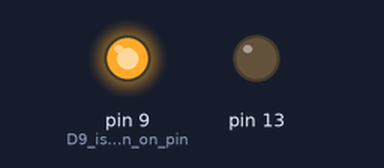
Bench run of a sketch on a simulated Arduino Uno, built with avr-gcc and run on an emulated ATmega328P. Shown: output pins drawn as LEDs (lit = HIGH). What the sketch prints to the serial monitor is not drawn.

Above: at 0.1 s.
At 1.1 s:
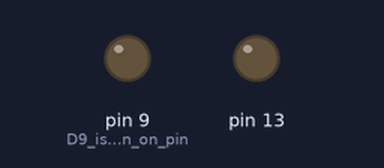
Timing chart, 0 to 2.6 s (numbered marks = the images above):
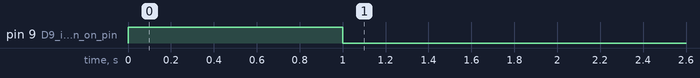

The sketch:

default_D0_D1_call_up.ino
```cpp
void setup()
{
  pinMode(13, OUTPUT);
  pinMode(9, OUTPUT); //D9 is SIM900 turn on pin
  digitalWrite(9,HIGH);
  delay(1000);
  digitalWrite(9,LOW);
  delay(15000);
  Serial.begin(9600);
}

void loop()
{
  Serial.print("ATD15812345678;\r");//15812345678 your dialing phone number
  delay(100000);
//  Serial.println("ATH");
  delay(200000);
}
```
